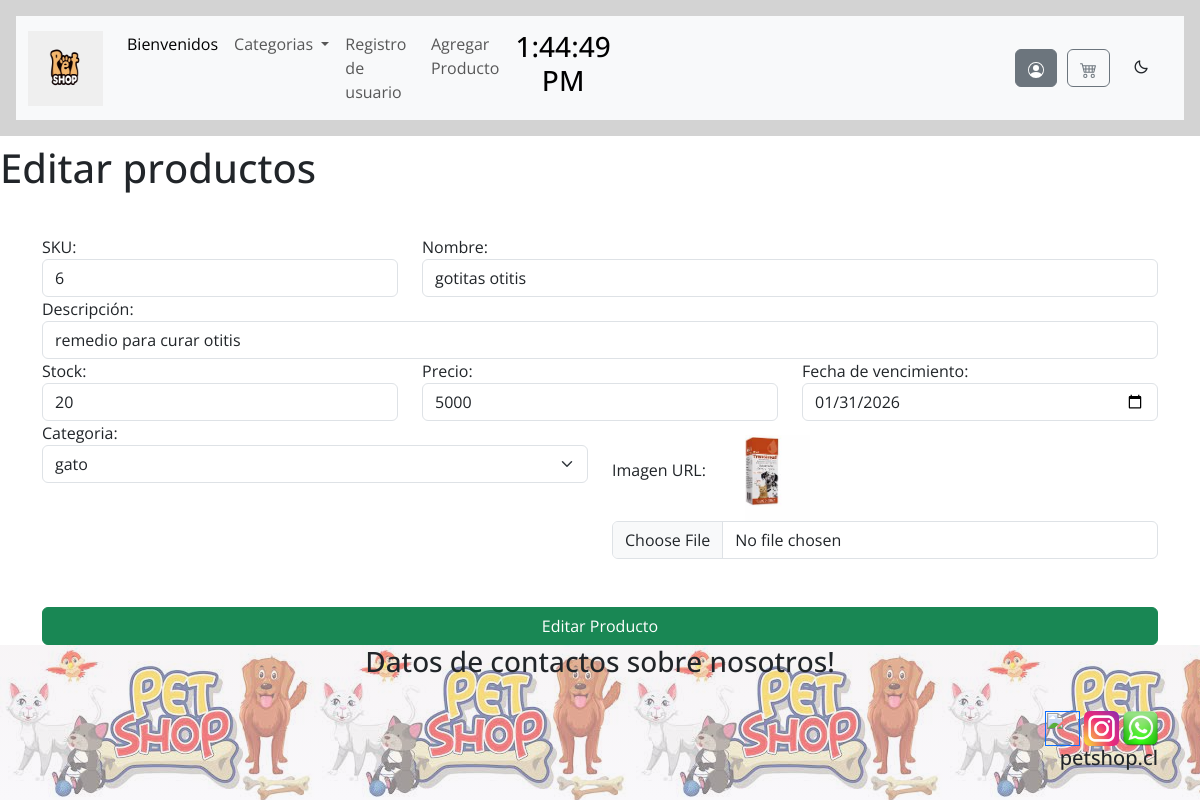
The app's page /editarProducto/6 with its own data.
### apps/Tienda/models.py (models this page shows, shortened)
class Producto(models.Model):
    sku = models.IntegerField(primary_key=True)
    nombre = models.CharField(max_length=100, null=False)
    descripcion = models.CharField(max_length=150,null=False)
    stock = models.IntegerField(null=False)
    precio = models.IntegerField(null=False)
    fecha_ingreso = models.DateField(auto_now_add=True)
    fecha_vencimiento = models.DateField(null=True,blank=True)
    categoria_id = models.ForeignKey(Categoria,on_delete=models.CASCADE)
    image_url = models.ImageField(upload_to="imagenesProductos")

### apps/Tienda/views.py (the view)
# urls.py: path('editarProducto/<sku>',views.cargarEditarProducto),
def cargarEditarProducto(request,sku):
    productos = Producto.objects.get(sku = sku)
    categorias = Categoria.objects.all()
    cateId = productos.categoria_id
    productoCategoria = Categoria.objects.get(categoria_id = cateId.categoria_id).categoria_id
    return render(request,"editarProducto.html",{"prod":productos, "cate":categorias,"categoriaId":productoCategoria})

### apps/Tienda/templates/editarProducto.html
{% extends './base.html' %}
{% block body %}
    <h1>Editar productos</h1>
    <div class="container">
        <form action="/editarProductoForm" method="POST" enctype="multipart/form-data"> {% csrf_token %}
            <div class="row">
                <div class="col-md-4">
                    <label for="txtSku">SKU:</label>
                    <input readonly value="{{prod.sku}}" name="txtSku" id="txtSku" type="text" class="form-control">
                </div>
                <div class="col-md-8">
                    <label for="txtNombre">Nombre:</label>
                    <input value="{{prod.nombre}}" name="txtNombre" id="txtNombre" type="text" class="form-control">
                </div>
                <div class="col-md-12">
                    <label for="txtDescripcion">Descripción:</label>
                    <input value="{{prod.descripcion}}" name="txtDescripcion" id="txtDescripcion" type="text" class="form-control">
                </div>
                <div class="col-md-4">
                    <label for="txtStock">Stock:</label>
                    <input value="{{prod.stock}}" name="txtStock" id="txtStock" type="text" class="form-control">
                </div>
                <div class="col-md-4">
                    <label for="txtPrecio">Precio:</label>
                    <input value="{{prod.precio}}" name="txtPrecio" id="txtPrecio" type="number" class="form-control">
                </div>
                <div class="col-md-4">
                    <label for="fechaVencimientoSel">Fecha de vencimiento:</label>
                    <input value="{{prod.fecha_vencimiento|date:'Y-m-d'}}" type="date" name="fechaVencimientoSel" id="fechaVencimientoSel" type="text" class="form-control">
                </div>
                <div class="col-md-6">
                    <label for="cmbCategoria">Categoria:</label>
                    <select name="cmbCategoria" id="cmbCategoria" class="form-select" aria-label="Default select example">
                        {% for c in cate %}
                        <option value="{{c.categoria_id}}" {% if categoriaId == c.categoria_id %} selected {% endif %}>{{c.nombre}}</option>
                        {% endfor %}
                      </select>
                </div>
                <div class="col-md-6">
                    <label for="txtImg">Imagen URL:</label>
                    <img src="{{prod.image_url.url}}" alt="" height="100">
                    <input  name="txtImg" id="txtImg" type="file" class="form-control">
                </div>
            </div>
            <button class="btn btn-success mt-5 w-100">Editar Producto</button>
        </form>
    </div>
    {% endblock %}

### apps/Tienda/static/css/style.css (style rules this page uses)
* { margin: 0; padding: 0; font-family: 'open Sans'; }
body { display: grid; min-height: 100vh; grid-template-rows: auto 1fr auto; }

### records on screen
Producto: txtSku "6", txtNombre "gotitas otitis", txtDescripcion "remedio para curar otitis", txtStock "20", txtPrecio "5000", fechaVencimientoSel "01/31/2026", image_url (picture)

### other values on screen
form field cmbCategoria "gato"
